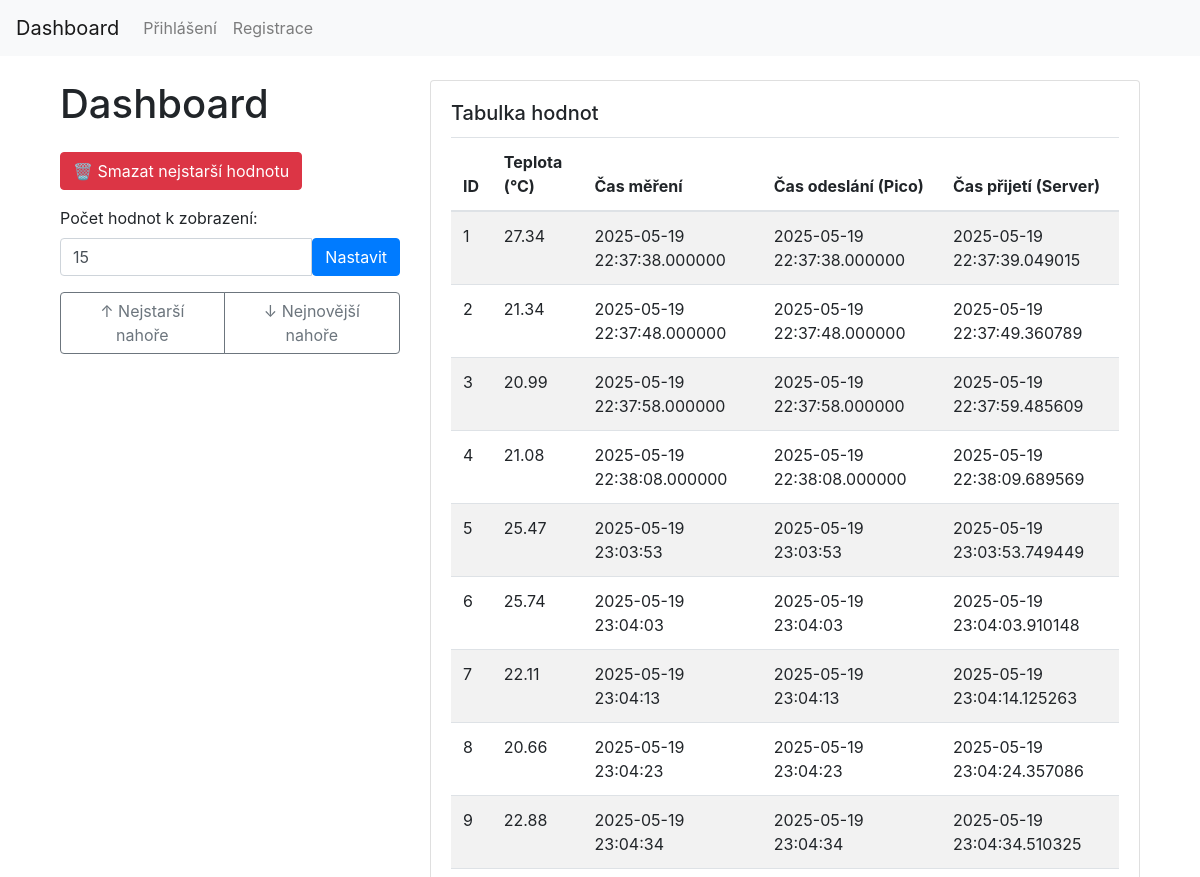
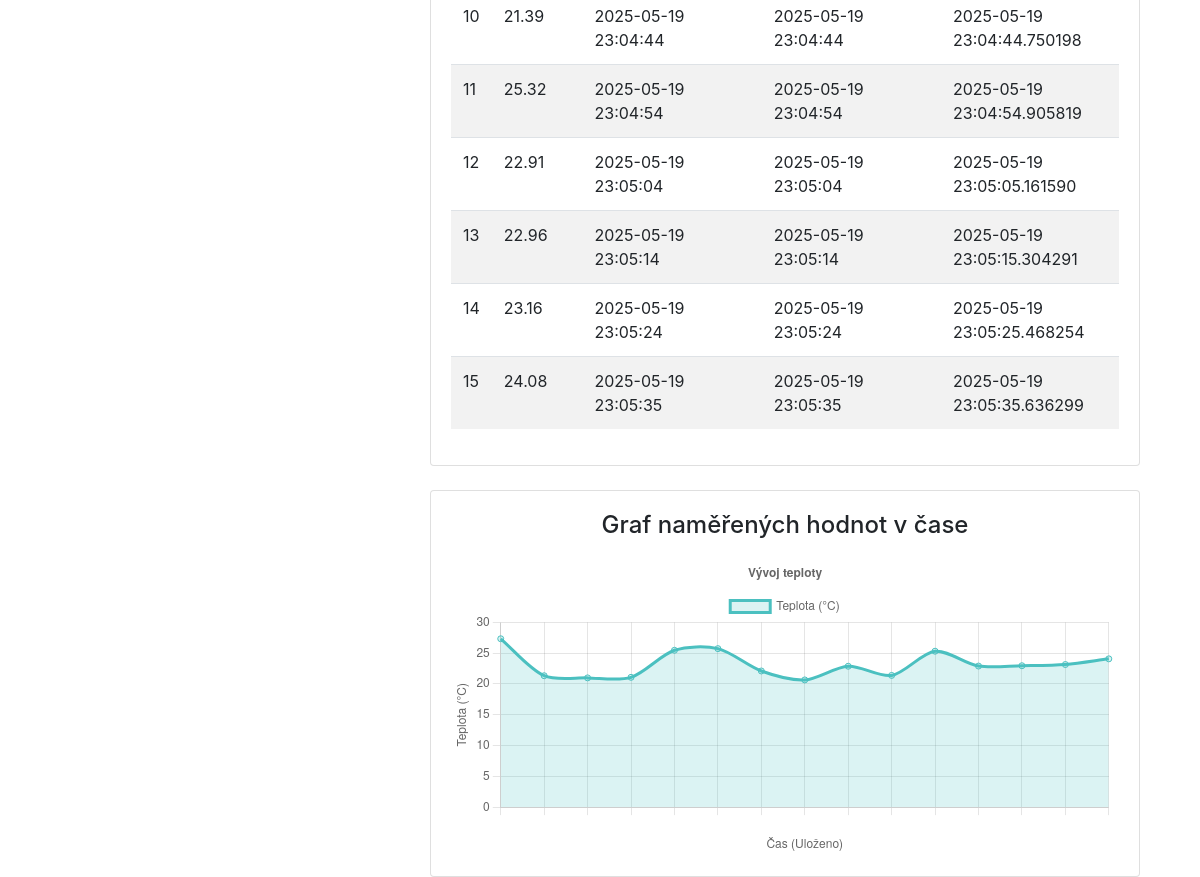
/dashboard, run on the app's committed database (2 pictures, top to bottom).
### models.py (models this page shows)
class Data(db.Model):
    id = db.Column(db.Integer, primary_key=True)
    temperature = db.Column(db.Float, nullable=False)
    measurement_timestamp = db.Column(db.String, nullable=True)
    send_timestamp = db.Column(db.String, nullable=True)
    server_timestamp = db.Column(db.String, nullable=False)

### main.py (the view, shortened to what this page needs)
@app.route('/dashboard', methods=['GET', 'POST'])
def dashboard():
    try:
        count = int(request.args.get('count', 15))
        if count <= 0:
            raise ValueError
    except ValueError:
        count = 15
        flash("Neplatný počet, použit výchozí.")
    latest = Data.query.order_by(Data.id.desc()).limit(count).all()
    table_data = list(reversed(latest))
    all_data = Data.query.order_by(Data.id.asc()).all()
    return render_template('dashboard.html', table_data=table_data, count=count, data=all_data)

### templates/dashboard.html (shortened to what this page needs)
{% extends "base.html" %}
{% block content %}
<div class="container-fluid">
  <div class="row">
    <div class="col-lg-4 mb-4">
      <h1 class="mb-4">Dashboard</h1>
      <form method="POST" class="d-grid mb-3">
        <button type="submit" class="btn btn-danger">🗑️ Smazat nejstarší hodnotu</button>
      </form>
      <form method="GET" class="mb-3">
        <label for="count" class="form-label">Počet hodnot k zobrazení:</label>
        <div class="input-group">
          <input type="number" class="form-control" name="count" id="count" value="{{ count }}" min="1">
          <button type="submit" class="btn btn-primary">Nastavit</button>
        </div>
      </form>
      <div class="btn-group w-100" role="group">
        <a href="{{ url_for('dashboard', sort='asc', count=count) }}" class="btn btn-outline-secondary {% if sort == 'asc' %}active{% endif %}">
          ↑ Nejstarší nahoře
        </a>
        <a href="{{ url_for('dashboard', sort='desc', count=count) }}" class="btn btn-outline-secondary {% if sort == 'desc' %}active{% endif %}">
          ↓ Nejnovější nahoře
        </a>
      </div>
    </div>
    <div class="col-lg-8">
      {% if table_data %}
      <div class="card">
        <div class="card-body">
          <h5 class="card-title">Tabulka hodnot</h5>
          <div class="table-responsive">
            <table class="table table-striped">
  <thead>
    <tr>
      <th>ID</th>
      <th>Teplota (°C)</th>
      <th>Čas měření</th>
      <th>Čas odeslání (Pico)</th>
      <th>Čas přijetí (Server)</th>
    </tr>
  </thead>
  <tbody>
    {% for item in table_data %}
    <tr>
      <td>{{ item.id }}</td>
      <td>{{ item.temperature }}</td>
      <td>{{ item.measurement_timestamp }}</td>
      <td>{{ item.send_timestamp }}</td>
      <td>{{ item.server_timestamp }}</td>
    </tr>
    {% endfor %}
  </tbody>
</table>
          </div>
        </div>
      </div>
      {% else %}
      <p>Žádná data k zobrazení.</p>
      {% endif %}
      <div class="card mt-4">
        <div class="card-body">
          <h4 class="card-title text-center mb-3">Graf naměřených hodnot v čase</h4>
          <canvas id="temperatureChart" style="max-height: 300px; width: 100%;"></canvas>
        </div>
      </div>
    </div>
  </div>
</div>
{% endblock %}
{% block scripts %}
<script>
  const ctx = document.getElementById('temperatureChart').getContext('2d');
  const temperatureChart = new Chart(ctx, {
    type: 'line',
    data: {
      labels: [{% for item in data %}"{{ item.received_at }}"{% if not loop.last %}, {% endif %}{% endfor %}],
      datasets: [{
        label: 'Teplota (°C)',
        data: [{% for item in data %}{{ item.temperature }}{% if not loop.last %}, {% endif %}{% endfor %}],
        fill: true,
        backgroundColor: 'rgba(75, 192, 192, 0.2)',
        borderColor: 'rgba(75, 192, 192, 1)',
        tension: 0.3,
        pointRadius: 3,
        pointHoverRadius: 6
      }]
    },
    options: {
      responsive: true,
      plugins: {
        legend: { position: 'top' },
        title: { display: true, text: 'Vývoj teploty' }
      },
      scales: {
        x: {
          display: true,
          title: { display: true, text: 'Čas (Uloženo)' },
          ticks: { autoSkip: true, maxRotation: 45, minRotation: 30 }
        },
        y: {
          display: true,
          title: { display: true, text: 'Teplota (°C)' },
          beginAtZero: true
        }
      }
    }
  });
</script>
{% endblock %}

### templates/base.html (shortened to what this page needs)
<!doctype html>
<html lang="cs">
<head>
  <link rel="stylesheet" href="https://stackpath.bootstrapcdn.com/bootstrap/4.5.2/css/bootstrap.min.css">
</head>
<body>
<nav class="navbar navbar-expand-lg navbar-light bg-light">
  <a class="navbar-brand" href="{{ url_for('dashboard') }}">Dashboard</a>
  <div class="collapse navbar-collapse">
    <ul class="navbar-nav mr-auto">
      {% if session.logged_in %}
      <li class="nav-item">
        <a class="nav-link" href="{{ url_for('logout') }}">Odhlásit se</a>
      </li>
      {% else %}
      <li class="nav-item">
        <a class="nav-link" href="{{ url_for('login') }}">Přihlášení</a>
      </li>
      <li class="nav-item">
        <a class="nav-link" href="{{ url_for('register') }}">Registrace</a>
      </li>
      {% endif %}
    </ul>
  </div>
</nav>
<div class="container mt-4">
  {% block content %}{% endblock %}
</div>
{% block scripts %}{% endblock %}
</body>
</html>

### data on the page
Data: id "1", temperature "27.34", measurement_timestamp "2025-05-19 22:37:38.000000", send_timestamp "2025-05-19 22:37:38.000000", server_timestamp "2025-05-19 22:37:39.049015"
Data: id "2", temperature "21.34", measurement_timestamp "2025-05-19 22:37:48.000000", send_timestamp "2025-05-19 22:37:48.000000", server_timestamp "2025-05-19 22:37:49.360789"
Data: id "3", temperature "20.99", measurement_timestamp "2025-05-19 22:37:58.000000", send_timestamp "2025-05-19 22:37:58.000000", server_timestamp "2025-05-19 22:37:59.485609"
Data: id "4", temperature "21.08", measurement_timestamp "2025-05-19 22:38:08.000000", send_timestamp "2025-05-19 22:38:08.000000", server_timestamp "2025-05-19 22:38:09.689569"
Data: id "5", temperature "25.47", measurement_timestamp "2025-05-19 23:03:53", send_timestamp "2025-05-19 23:03:53", server_timestamp "2025-05-19 23:03:53.749449"
Data: id "6", temperature "25.74", measurement_timestamp "2025-05-19 23:04:03", send_timestamp "2025-05-19 23:04:03", server_timestamp "2025-05-19 23:04:03.910148"
Data: id "7", temperature "22.11", measurement_timestamp "2025-05-19 23:04:13", send_timestamp "2025-05-19 23:04:13", server_timestamp "2025-05-19 23:04:14.125263"
Data: id "8", temperature "20.66", measurement_timestamp "2025-05-19 23:04:23", send_timestamp "2025-05-19 23:04:23", server_timestamp "2025-05-19 23:04:24.357086"
Data: id "9", temperature "22.88", measurement_timestamp "2025-05-19 23:04:34", send_timestamp "2025-05-19 23:04:34", server_timestamp "2025-05-19 23:04:34.510325"
Data: id "10", temperature "21.39", measurement_timestamp "2025-05-19 23:04:44", send_timestamp "2025-05-19 23:04:44", server_timestamp "2025-05-19 23:04:44.750198"
Data: id "11", temperature "25.32", measurement_timestamp "2025-05-19 23:04:54", send_timestamp "2025-05-19 23:04:54", server_timestamp "2025-05-19 23:04:54.905819"
Data: id "12", temperature "22.91", measurement_timestamp "2025-05-19 23:05:04", send_timestamp "2025-05-19 23:05:04", server_timestamp "2025-05-19 23:05:05.161590"
Data: id "13", temperature "22.96", measurement_timestamp "2025-05-19 23:05:14", send_timestamp "2025-05-19 23:05:14", server_timestamp "2025-05-19 23:05:15.304291"
Data: id "14", temperature "23.16", measurement_timestamp "2025-05-19 23:05:24", send_timestamp "2025-05-19 23:05:24", server_timestamp "2025-05-19 23:05:25.468254"
Data: id "15", temperature "24.08", measurement_timestamp "2025-05-19 23:05:35", send_timestamp "2025-05-19 23:05:35", server_timestamp "2025-05-19 23:05:35.636299"

### other printed values
chart data {{ item.temperature }} 27.34, 21.34, 20.99, 21.08, 25.47, 25.74, 22.11, 20.66, 22.88, 21.39, 25.32, 22.91, 22.96, 23.16, 24.08
